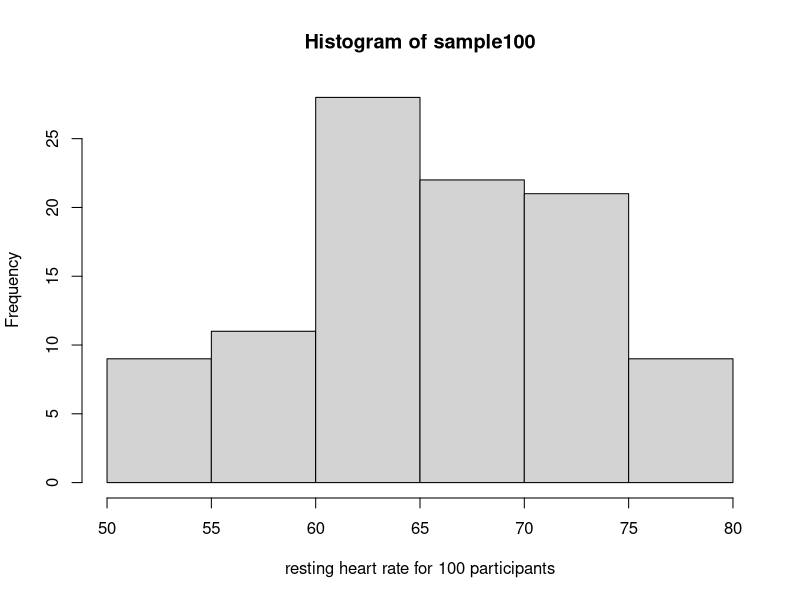
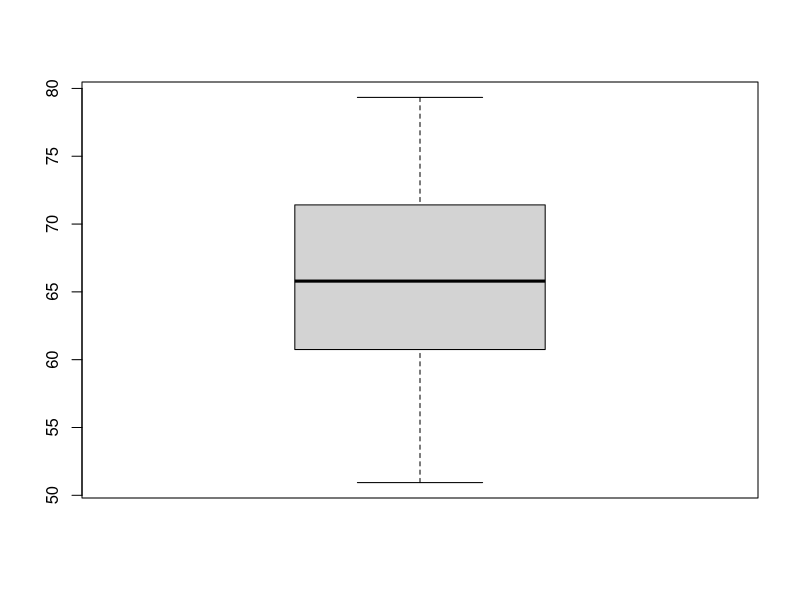
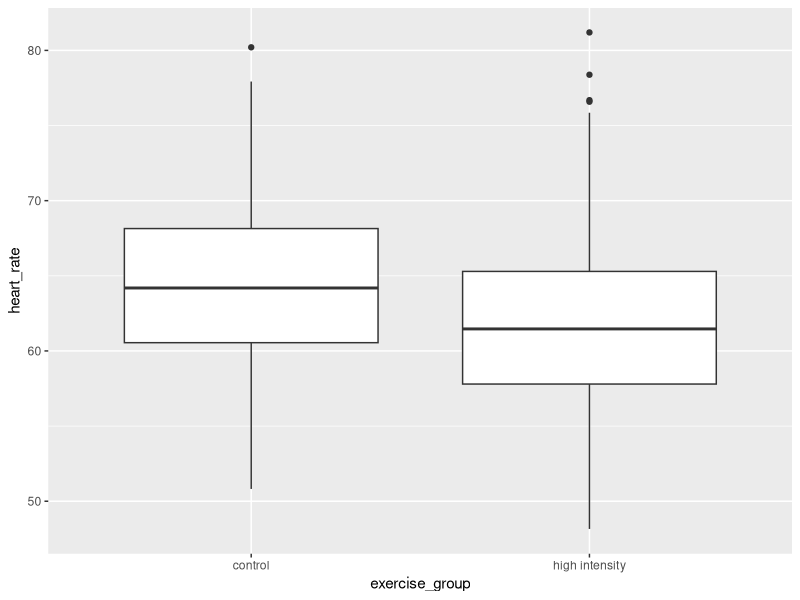
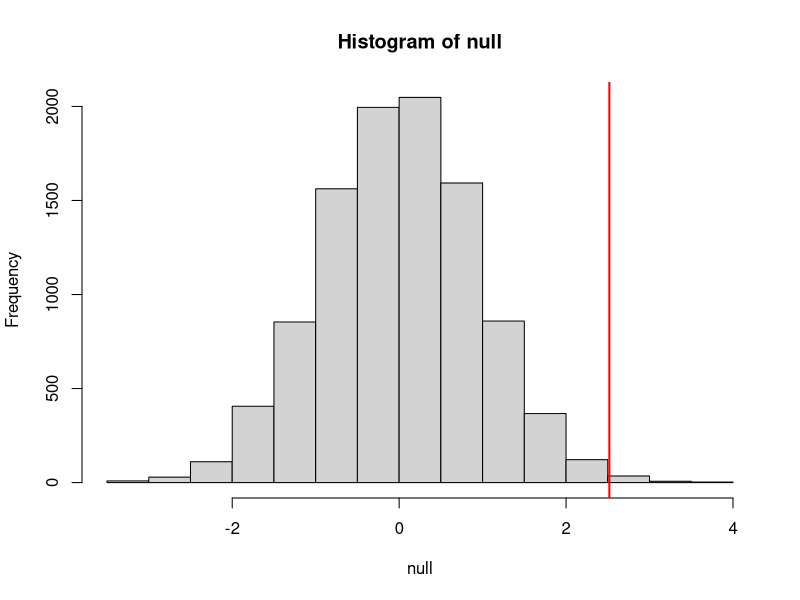
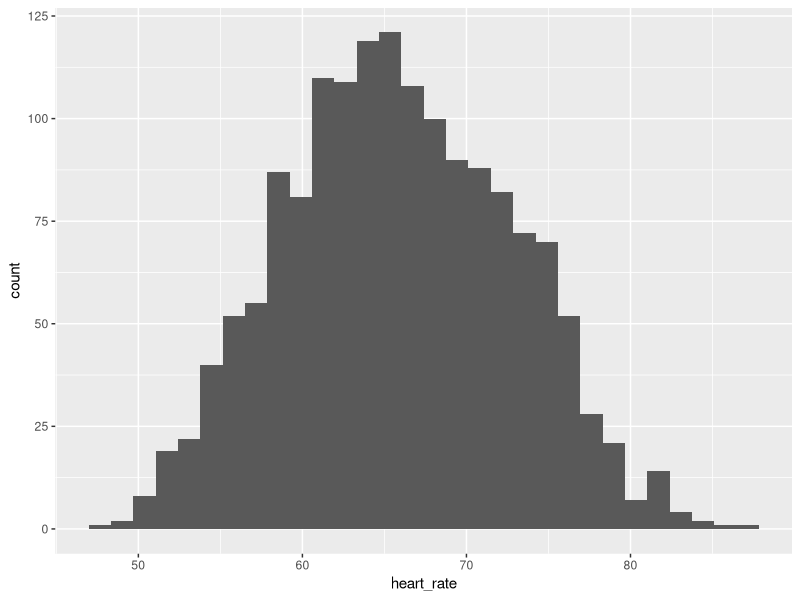
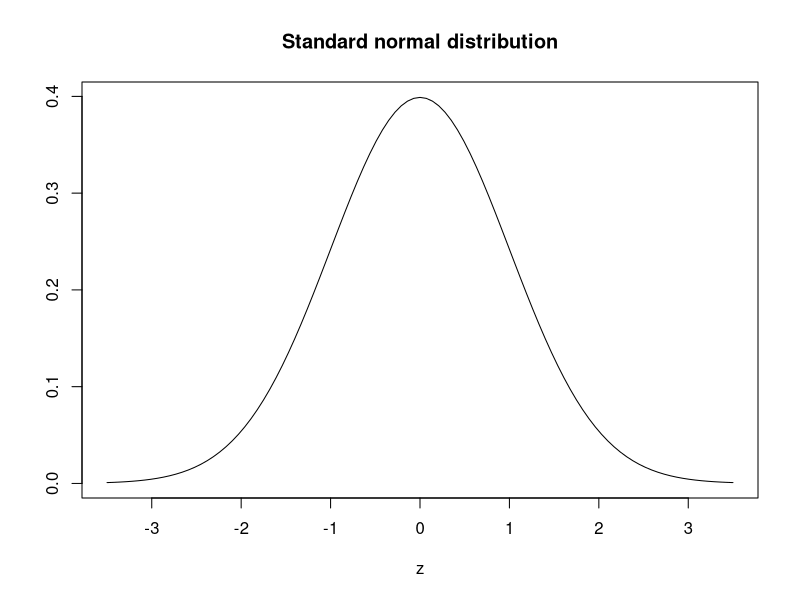
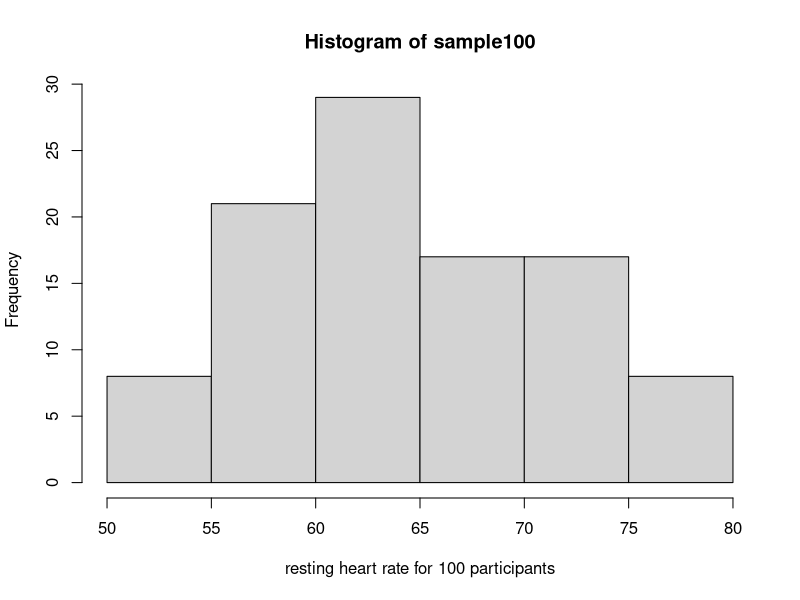
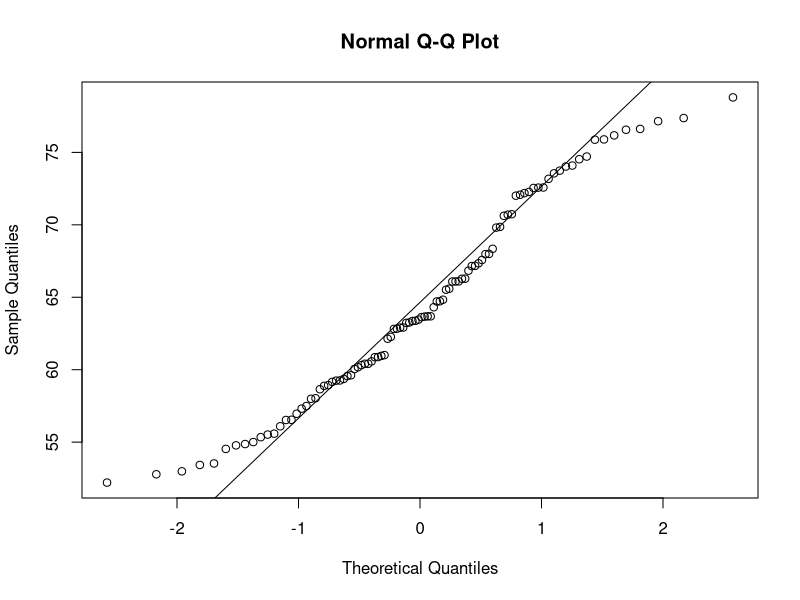

These figures' R source, in order:
## ---- chunk 1
library(tidyverse)
heart_rate <- read_csv("data/simulated_heart_rates.csv")
## ---- chunk 2
# take a random sample of 100 and create a histogram
# first set the seed for the random number generator
set.seed(42)
sample100 <- sample(heart_rate$heart_rate, 100)
hist(sample100, xlab = "resting heart rate for 100 participants")
## ---- chunk 3
boxplot(sample100)
## ---- chunk 4
heart_rate %>% 
  filter(exercise_group %in% c("high intensity", "control")) %>%
  ggplot(aes(exercise_group, heart_rate)) + 
  geom_boxplot()
## ---- chunk 5
# calculate the means of the two groups
# unlist() converts a tibble (special tidyverse table) to a vector
highHR <- heart_rate %>% 
            filter(exercise_group == "high intensity") %>% 
            select(heart_rate) %>% 
            unlist() 
controlHR <- heart_rate %>% 
                filter(exercise_group == "control") %>% 
                select(heart_rate) %>% 
                unlist() 
meanDiff <- mean(controlHR) - mean(highHR)
meanDiff
## ---- chunk 6
# calculate the sample mean of 100 people in each group
high100 <- mean(sample(highHR, size = 100))
control100 <- mean(sample(controlHR, size = 100))
control100 - high100
## ---- chunk 7
# calculate the sample mean of 100 people in each group
high100 <- mean(sample(highHR, 
                           size = 100))
control100 <- mean(sample(controlHR, 
                          size = 100))
control100 - high100
## ---- chunk 8
# read in the heart rates of the entire population of all elderly people
population <- heart_rate

# sample 100 of them and calculate the mean three times
mean(sample(population$heart_rate, size = 100))
mean(sample(population$heart_rate, size = 100))
mean(sample(population$heart_rate, size = 100))
## ---- chunk 9
## 100 controls
control <- sample(population$heart_rate, 
                  size = 100)

## another 100 controls that we pretend are on a high-intensity regimen
treatment <- sample(population$heart_rate, 
                    size = 100)
mean(control) - mean(treatment)
## ---- chunk 10
treatment <- replicate(n = 10000, 
                       mean(sample(population$heart_rate, 100)))
control <- replicate(n = 10000, 
                     mean(sample(population$heart_rate, 100)))
null <- control - treatment
hist(null)
abline(v=meanDiff, col="red", lwd=2)
## ---- chunk 11
mean(null >= meanDiff)
## ---- chunk 12
population %>% ggplot(mapping = aes(heart_rate)) + geom_histogram()
## ---- chunk 13
plot(function(x) dnorm(x), -3.5, 3.5, main = "Standard normal distribution",
     xlab = "z", ylab = "")
## ---- chunk 14
1 - pnorm(meanDiff, mean=mean(null), sd=sd(null))
## ---- chunk 15
sample100 <- sample(heart_rate$heart_rate, 100)
hist(sample100, xlab = "resting heart rate for 100 participants")
## ---- chunk 16
qqnorm(sample100)
qqline(sample100)
## ---- chunk 17
# Extract two exercise groups from the data
# Compare the means of the two groups

control_group <- population %>%
  filter(exercise_group == "control") 
high_group <- population %>%
  filter(exercise_group == "high intensity") 
t.test(x = control_group$heart_rate,
       y = high_group$heart_rate)
## ---- chunk 18
# save the t-test result and access the p-value alone
result <- t.test(x = control_group$heart_rate,
                 y = high_group$heart_rate)
result$p.value
## ---- chunk 19
Q <- qnorm(1- 0.05/2)
N <- 30
B <- 200
plot(mean(population$heart_rate) + c(-7,7), c(1,1), type="n", 
     xlab="heart rate", ylab="confidence interval", ylim=c(1,B))
abline(v=mean(population$heart_rate), col = "darkgray", lty = 3, lwd = 5)
for (i in 1:B) {
  hr <- sample(population$heart_rate, N)
  se <- sd(hr)/sqrt(N)
  interval <- c(mean(hr) - Q * se, mean(hr) + Q * se)
  covered <- mean(population$heart_rate) <= interval[2] & 
    mean(population$heart_rate) >= interval[1]
  color <- ifelse(covered, "lightblue", "red")
  lines(interval, c(i, i), col=color)
  }
## ---- chunk 20
ggplot(data.frame(x = c(0, 10)), aes(x = x)) +
  stat_function(fun = dnorm, args = list(3, 1), color = "#7570b3", lwd=1) +
  stat_function(fun = dnorm, args = list(5, 1), color = "#d95f02", lwd=1) +
  theme(axis.title.x=element_blank(), axis.title.y=element_blank()) + 
  annotate('text', x = 1.5, y = 0.3, label= "mean = 3\nsd = 1", color = "#7570b3") + 
  annotate('text', x = 6.5, y = 0.3, label= "mean = 5\nsd = 1", color = "#d95f02")
## ---- chunk 21
ggplot(data.frame(x = c(0, 10)), aes(x = x)) +
  stat_function(fun = dnorm, args = list(3, 2), color = "#7570b3", lwd=1) +
  stat_function(fun = dnorm, args = list(5, 1), color = "#d95f02", lwd=1) +
  theme(axis.title.x=element_blank(), axis.title.y=element_blank()) + 
  annotate('text', x = 1.5, y = 0.2, label= "mean = 3\nsd = 2", color = "#7570b3") + 
  annotate('text', x = 6.5, y = 0.3, label= "mean = 5\nsd = 1", color = "#d95f02")
## ---- chunk 22
heart_rate %>% 
  group_by(exercise_group) %>%
  summarise(across(heart_rate,
                   list(variance=var, standard_deviation = sd))) 
## ---- chunk 23
var.test(heart_rate$exercise_group == "control",
         heart_rate$exercise_group == "high intensity")
## ---- chunk 24
set.seed(1)
n_sims <- 1000 # we want 1000 simulations
p_vals <- c()  # create a vector to hold the p-values

for(i in 1:n_sims){
  group1 <- rnorm(n=30, mean=1, sd=2) # simulate group 1
  group2 <- rnorm(n=30, mean=0, sd=2) # simulate group 2
  
  # run t-test and extract the p-value
  p_vals[i] <- t.test(group1, group2, var.equal = TRUE)$p.value 
}

# check power (i.e. proportion of p-values that are smaller 
# than alpha-level of .05)
mean(p_vals < .05) 
## ---- chunk 25
# sample size = 783 per group
# delta = the observed effect size, meanDiff
# sd = standard deviation 
# significance level (Type 1 error probability or 
#                     false positive rate) = 0.05
# type = two-sample t-test
# What is the power of this experiment to detect 
#                     an effect of size meanDiff?
power.t.test(n = 783, delta = meanDiff, sd = sd(heart_rate$heart_rate), 
             sig.level = 0.05, type = "two.sample")
## ---- chunk 26
# delta = the observed effect size, meanDiff
# sd = standard deviation
# significance level (Type 1 error probability or false positive rate) = 0.05
# type = two-sample t-test
# What is the minimum sample size we would need at 80% power?
power.t.test(delta = meanDiff, sd = sd(heart_rate$heart_rate), 
             sig.level = 0.05, type = "two.sample", power = 0.8)
## ---- chunk 27
# n = (16/delta squared), where delta is the standardized effect size
# delta = effect size standardized as Cohen's d
#     (difference in means)/(standard deviation)  
standardizedEffectSize <- meanDiff/sd(heart_rate$heart_rate)
n <- 16/standardizedEffectSize^2
n
## ---- chunk 28
# difference in means = (4 * sd)/(square root of n)
# n = 100, the number that I can afford
SD <- sd(heart_rate$heart_rate)
detectableDifferenceInMeans <- (4 * SD)/sqrt(100)
detectableDifferenceInMeans
## ---- chunk 29
power.curve <- function(n){
  
cd <- seq(.01, 2, .1)  #Vector of effect sizes
samp.out <- NULL

for(i in 1:length(cd)) {
  power <-  power.t.test(n=n, delta=cd[i], 
                         sig.level=.05, type="two.sample")$power
  power <-  data.frame(effect.size=cd[i], power=power)
  samp.out <- rbind(samp.out, power)
  }

ggplot(samp.out, aes(effect.size, power)) +
  geom_line() + 
  geom_point() +
  theme_minimal() +
  geom_hline(yintercept = .8, lty=2, color='blue') +
  labs(title=paste0("t-test Power Curve for n=", n),
       x="Cohen's d",
       y="Power")
}
power.curve(5)
power.curve(50)
power.curve(500)
## ---- chunk 30
library(broom)

# start with a vector of effect size values to plot
seq(.01, 2, .49) %>% 
  # reverse the vector so the legend labels 
  # and the curves are in the same vertical order 
  rev() %>% 
  # map will help us perform power calculations for every
  # value in the vector of effect sizes
  map(
    # the purrr function will first do the power calculations, 
    # then turn it into a data frame,
    # then make a column that records the effect size 
    ~ power.t.test(
      # small steps in n values make a smooth plot
      n = seq(2, 100, .05), 
      # .x is each value in the effect size vector
      delta = .x) %>% 
      # turn the power.htest object into a dataframe (tibble)
      tidy() %>% 
      # keep track of the effect size 
      # for this set of calculations
      mutate(effect_size=as.factor(.x)) 
  ) %>%
  # map will return a list of data frames of the power
  # calculations so we need to turn it into a single dataframe
  bind_rows() %>% 
  # now we have data we can plot as usual!
  ggplot(aes(n, power, color=effect_size)) +
  # we used a lot of points so this geom_line will look smooth
  geom_line() +
  labs(y="Power",
       x = "Sample size",
       color = "Effect Size (Cohen's d)") +
  theme_bw()
